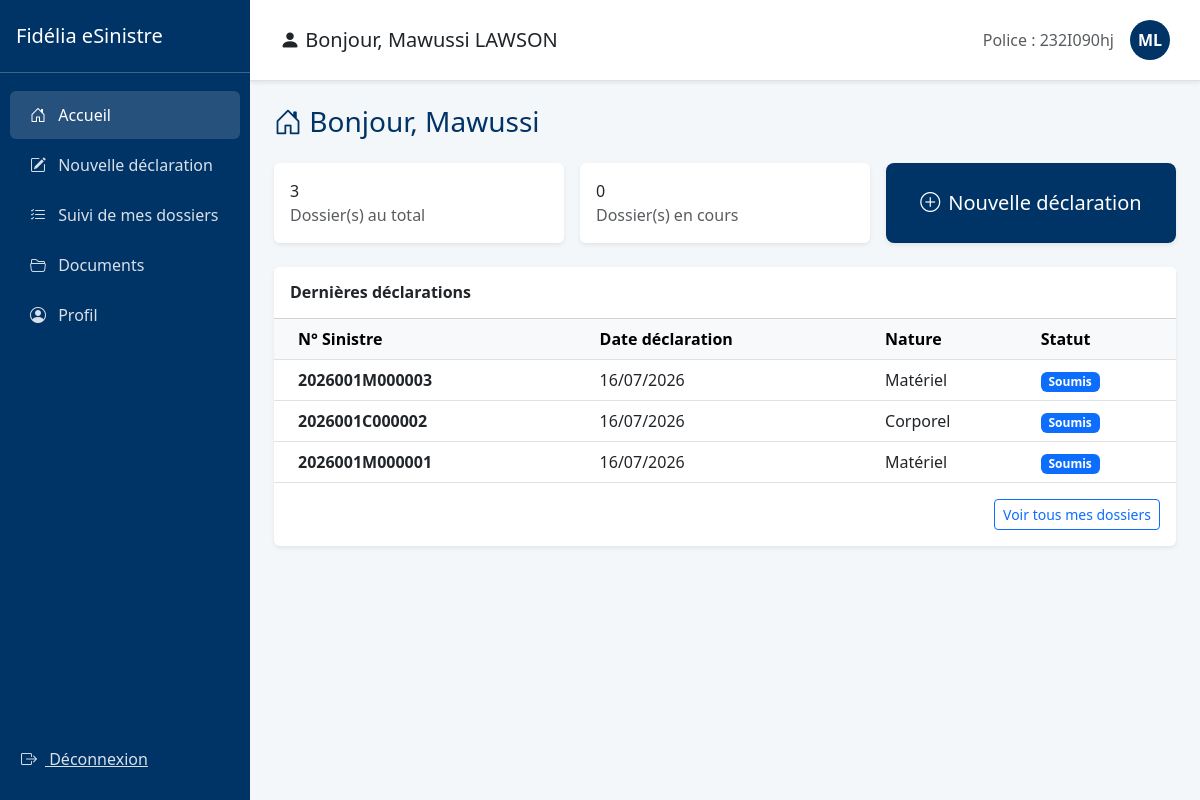
The app's page /sinistres/accueil/ (signed in), older data.
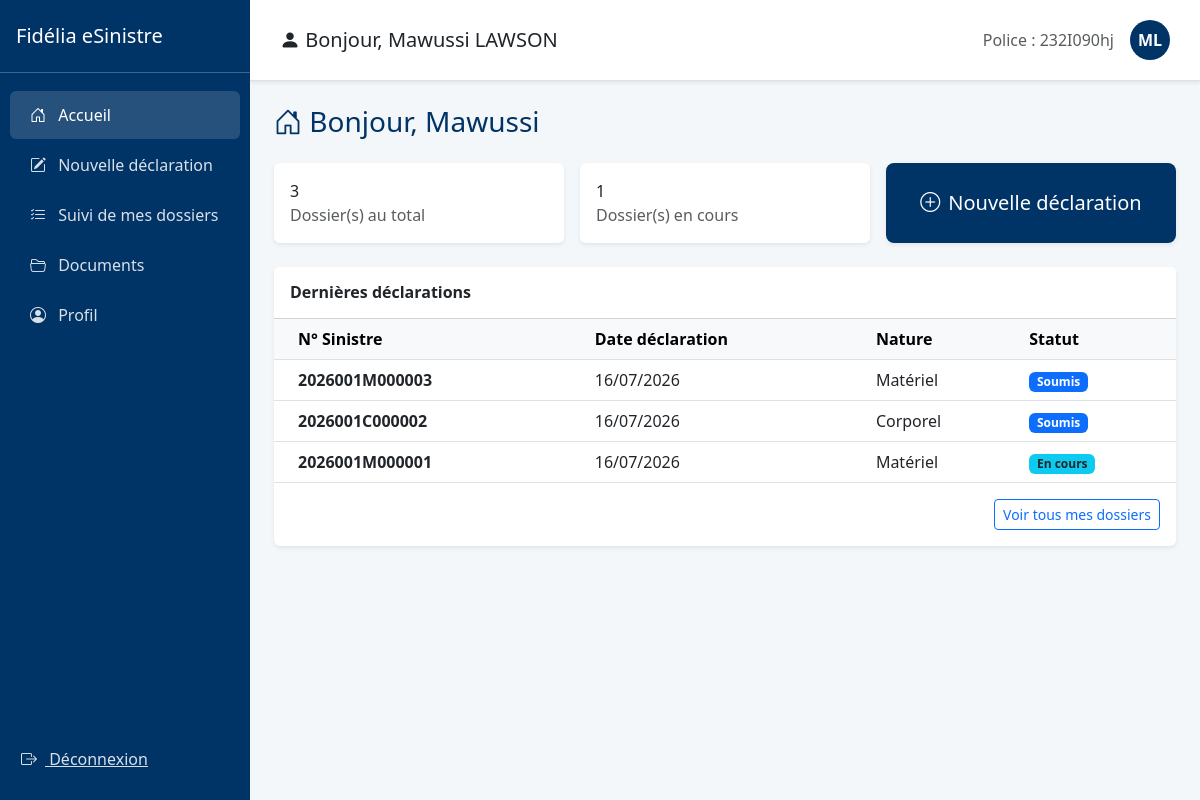
The same page, newer data.
### gestion_sinistres/models.py (models this page shows, shortened)
class Sinistre(models.Model):
    NATURE_CHOICES = [('C', 'Corporel'), ('M', 'Matériel'), ('X', 'Mixte')]
    STATUS_CHOICES = [
        ('SOUMIS', 'Soumis'),
        ('ATTENTE_COMPLEMENTS', 'En attente de compléments'),
        ('ATTENTE_VALIDATION', 'En attente de validation'),
        ('A_CORRIGER', 'A corriger'),
        ('EN_COURS', 'En cours'),
        ('CLOTURE', 'Clôturé'),
        ('SANS_SUITE', 'Sans suite'),
        ('REOUVERT', 'Réouvert'),
    ]
    n_police = models.CharField(max_length=50)
    nom_conducteur = models.CharField(max_length=100)
    immatriculation = models.CharField(max_length=20)
    numero_sinistre = models.CharField(max_length=20, unique=True)
    statut = models.CharField(max_length=30, choices=STATUS_CHOICES, default='SOUMIS')
    agent_traitant = models.CharField(max_length=100, blank=True, null=True)
    montant_estime = models.DecimalField(max_digits=12, decimal_places=2, default=0)
    date_survenance = models.DateTimeField()
    date_declaration = models.DateTimeField(auto_now_add=True)
    heure_approximative = models.TimeField()
    circonstances = models.TextField()
    vehicule = models.ForeignKey(Vehicule, on_delete=models.CASCADE)
    region = models.ForeignKey(Region, on_delete=models.SET_NULL, null=True)
    ville = models.ForeignKey(Ville, on_delete=models.SET_NULL, null=True)
    prefecture = models.ForeignKey(Prefecture, on_delete=models.SET_NULL, null=True)
    quartier = models.CharField(max_length=150)
    nature = models.CharField(max_length=1, choices=NATURE_CHOICES)
    precision = models.TextField(help_text="Circonstances exactes")
    numero_point_vente = models.CharField(max_length=10, default="001")
    assure = models.ForeignKey(User, on_delete=models.CASCADE, related_name='sinistres')
    lettre_derogation = models.FileField(upload_to='sinistres/derogations/', blank=True, null=True)

### gestion_sinistres/views.py (the view)
# urls.py: path('accueil/', views.accueil_assure, name='accueil_assure'),
@login_required
def accueil_assure(request):
    all_sinistres = Sinistre.objects.filter(assure=request.user)
    context = {
        'total': all_sinistres.count(),
        'en_cours': all_sinistres.filter(statut='EN_COURS').count(),
        'derniers': all_sinistres.order_by('-date_declaration')[:5],
    }
    return render(request, 'accueil_assure.html', context)

### gestion_sinistres/templates/accueil_assure.html (shortened to what this page needs)
{% extends 'base_assure.html' %}
{% block content %}
<h3 class="mb-4" style="color: #003366;">
    <i class="bi bi-house-door"></i> Bonjour, {{ request.user.first_name|default:request.user.username }}
</h3>
<div class="row g-3 mb-4">
    <div class="col-md-4">
        <div class="card stat-card shadow-sm border-0 h-100">
            <div class="card-body">
                <div class="stat-number">{{ total }}</div>
                <div class="text-muted">Dossier(s) au total</div>
            </div>
        </div>
    </div>
    <div class="col-md-4">
        <div class="card stat-card shadow-sm border-0 h-100">
            <div class="card-body">
                <div class="stat-number">{{ en_cours }}</div>
                <div class="text-muted">Dossier(s) en cours</div>
            </div>
        </div>
    </div>
    <div class="col-md-4">
        <div class="card stat-card shadow-sm border-0 h-100 d-flex align-items-center justify-content-center">
            <a href="{% url 'declarer_sinistre' %}" class="btn btn-lg w-100 h-100 d-flex align-items-center justify-content-center" style="background-color: #003366; color: white;">
                <i class="bi bi-plus-circle me-2"></i> Nouvelle déclaration
            </a>
        </div>
    </div>
</div>
<div class="card shadow-sm border-0">
    <div class="card-header bg-white py-3">
        <h6 class="mb-0 fw-bold">Dernières déclarations</h6>
    </div>
    <div class="card-body p-0">
        {% if derniers %}
        <table class="table table-hover align-middle mb-0">
            <thead class="table-light">
                <tr>
                    <th class="ps-4">N° Sinistre</th>
                    <th>Date déclaration</th>
                    <th>Nature</th>
                    <th>Statut</th>
                </tr>
            </thead>
            <tbody>
                {% for sinistre in derniers %}
                <tr>
                    <td class="ps-4"><strong>{{ sinistre.numero_sinistre }}</strong></td>
                    <td>{{ sinistre.date_declaration|date:"d/m/Y" }}</td>
                    <td>{{ sinistre.get_nature_display }}</td>
                    <td>
                        {% if sinistre.statut == 'SOUMIS' %}<span class="badge bg-primary">{{ sinistre.get_statut_display }}</span>
                        {% elif sinistre.statut == 'ATTENTE' %}<span class="badge bg-warning text-dark">{{ sinistre.get_statut_display }}</span>
                        {% elif sinistre.statut == 'EN_COURS' %}<span class="badge bg-info text-dark">{{ sinistre.get_statut_display }}</span>
                        {% elif sinistre.statut == 'CLOTURE' %}<span class="badge bg-success">{{ sinistre.get_statut_display }}</span>
                        {% else %}<span class="badge bg-secondary">{{ sinistre.get_statut_display }}</span>
                        {% endif %}
                    </td>
                </tr>
                {% endfor %}
            </tbody>
        </table>
        <div class="p-3 text-end">
            <a href="{% url 'suivi_sinistres' %}" class="btn btn-sm btn-outline-primary">Voir tous mes dossiers</a>
        </div>
        {% else %}
        <p class="text-muted text-center py-5">Vous n'avez encore déclaré aucun sinistre.</p>
        {% endif %}
    </div>
</div>
{% endblock %}

Row changes from the older to the newer data that the page shows:
changed Sinistre: statut "Soumis" → "En cours"
Text that changed along with them:
{{ en_cours }}: "0" → "1"
